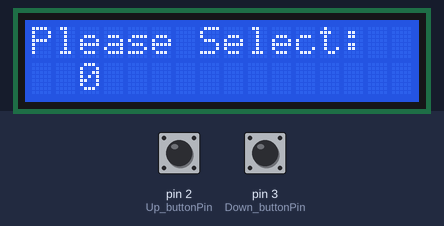
The sketch below on a simulated Arduino Uno, built with avr-gcc and run on an emulated ATmega328P. Shown: 16×2 character LCD. The inputs (shaded band) are chosen by the test bench; at power-on: pin 2 (Up_buttonPin) HIGH, pin 3 (Down_buttonPin) HIGH. What the sketch prints to the serial monitor is not drawn.

Above: at 6.3 s.
6.4 s: pin 2 (Up_buttonPin) pulled LOW for 0.15 s
At 7.6 s:
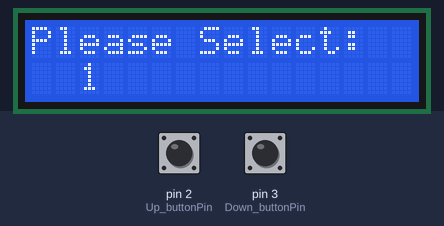
8.0 s: pin 2 (Up_buttonPin) pulled LOW for 1 s
At 9.0 s:
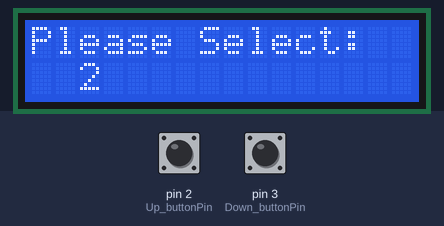
Timing chart, 0 to 11.0 s (numbered marks = the images above; inputs shaded):
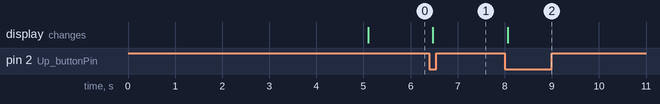

Measured:
- after the input at 6.4 s, the display: changes after 0.07 s (image 1)
- after the input at 8.0 s, the display: changes after 0.07 s (image 2)

The sketch:

counter2.ino
```cpp
#include <Wire.h>
#include <LiquidCrystal_I2C.h>

LiquidCrystal_I2C lcd(0x27,16,2);  // set the LCD address to 0x27 for a 16 chars and 2 line display


// this constant won't change:
const int  Up_buttonPin   = 2;    // the pin that the pushbutton is attached to
const int  Down_buttonPin = 3;

// Variables will change:
int buttonPushCounter = 0;   // counter for the number of button presses
int up_buttonState = 0;         // current state of the up button
int up_lastButtonState = 0;     // previous state of the up button

int down_buttonState = 0;         // current state of the up button
int down_lastButtonState = 0;     // previous state of the up button
bool bPress = false;

void setup()
{
  Serial.begin(9600);
  pinMode( Up_buttonPin , INPUT_PULLUP);
  pinMode( Down_buttonPin , INPUT_PULLUP);

  lcd.begin();                      // initialize the lcd

  // Print a message to the LCD.
  lcd.setCursor(1,0);
   lcd.print("Counter Test");
   lcd.setCursor(0,1);
   lcd.print("Afif Husain");
   delay(5000);
   lcd.clear();
  lcd.backlight();
  lcd.setCursor(0,0);
  lcd.print("Please Select:");
  lcd.setCursor(2,1);
  lcd.print(buttonPushCounter);

}

void loop()
{
   checkUp();
   checkDown();

   if( bPress){
       bPress = false;
      lcd.setCursor(2,1);
      lcd.print("               ");
      lcd.setCursor(2,1);
      lcd.print(buttonPushCounter);
   }

}

void checkUp()
{
  up_buttonState = digitalRead(Up_buttonPin);

  // compare the buttonState to its previous state
  if (up_buttonState != up_lastButtonState) {
    // if the state has changed, increment the counter
    if (up_buttonState == LOW) {
        bPress = true;
      // if the current state is HIGH then the button went from off to on:
      buttonPushCounter++;
      Serial.println("on");
      Serial.print("number of button pushes: ");
      Serial.println(buttonPushCounter);
    } else {
      // if the current state is LOW then the button went from on to off:
      Serial.println("off");
    }
    // Delay a little bit to avoid bouncing
    delay(50);
  }
  // save the current state as the last state, for next time through the loop
  up_lastButtonState = up_buttonState;
}
void checkDown()
{
  down_buttonState = digitalRead(Down_buttonPin);

  // compare the buttonState to its previous state
  if (down_buttonState != down_lastButtonState) {
    // if the state has changed, increment the counter
    if (down_buttonState == LOW) {
        bPress = true;
      // if the current state is HIGH then the button went from off to on:
      buttonPushCounter--;

      Serial.println("on");
      Serial.print("number of button pushes: ");
      Serial.println(buttonPushCounter);
    } else {
      // if the current state is LOW then the button went from on to off:
      Serial.println("off");
    }
    // Delay a little bit to avoid bouncing
    delay(50);
  }
  // save the current state as the last state, for next time through the loop
  down_lastButtonState = down_buttonState;
}
```
